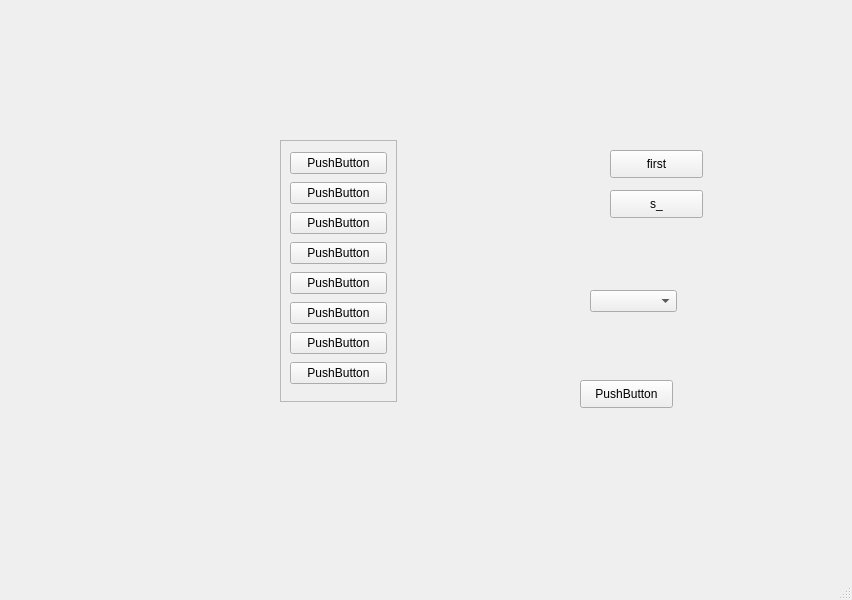
<?xml version="1.0" encoding="UTF-8"?>
<ui version="4.0">
 <class>MainWindow</class>
 <widget class="QMainWindow" name="MainWindow">
  <property name="geometry">
   <rect>
    <x>0</x>
    <y>0</y>
    <width>852</width>
    <height>600</height>
   </rect>
  </property>
  <property name="windowTitle">
   <string>MainWindow</string>
  </property>
  <widget class="QWidget" name="centralwidget">
   <widget class="QStackedWidget" name="stackedWidget">
    <property name="geometry">
     <rect>
      <x>210</x>
      <y>100</y>
      <width>301</width>
      <height>311</height>
     </rect>
    </property>
    <property name="currentIndex">
     <number>0</number>
    </property>
    <widget class="QWidget" name="page_4">
     <widget class="QScrollArea" name="scrollArea">
      <property name="geometry">
       <rect>
        <x>70</x>
        <y>40</y>
        <width>117</width>
        <height>262</height>
       </rect>
      </property>
      <property name="widgetResizable">
       <bool>true</bool>
      </property>
      <widget class="QWidget" name="scrollAreaWidgetContents">
       <property name="geometry">
        <rect>
         <x>0</x>
         <y>0</y>
         <width>115</width>
         <height>295</height>
        </rect>
       </property>
       <layout class="QVBoxLayout" name="verticalLayout">
        <item>
         <widget class="QPushButton" name="pushButton_8">
          <property name="text">
           <string>PushButton</string>
          </property>
         </widget>
        </item>
        <item>
         <widget class="QPushButton" name="pushButton">
          <property name="text">
           <string>PushButton</string>
          </property>
         </widget>
        </item>
        <item>
         <widget class="QPushButton" name="pushButton_2">
          <property name="text">
           <string>PushButton</string>
          </property>
         </widget>
        </item>
        <item>
         <widget class="QPushButton" name="pushButton_3">
          <property name="text">
           <string>PushButton</string>
          </property>
         </widget>
        </item>
        <item>
         <widget class="QPushButton" name="pushButton_5">
          <property name="text">
           <string>PushButton</string>
          </property>
         </widget>
        </item>
        <item>
         <widget class="QPushButton" name="pushButton_6">
          <property name="text">
           <string>PushButton</string>
          </property>
         </widget>
        </item>
        <item>
         <widget class="QPushButton" name="pushButton_4">
          <property name="text">
           <string>PushButton</string>
          </property>
         </widget>
        </item>
        <item>
         <widget class="QPushButton" name="pushButton_7">
          <property name="text">
           <string>PushButton</string>
          </property>
         </widget>
        </item>
       </layout>
      </widget>
     </widget>
    </widget>
    <widget class="QWidget" name="page_6">
     <widget class="QTabWidget" name="tabWidget">
      <property name="geometry">
       <rect>
        <x>60</x>
        <y>50</y>
        <width>231</width>
        <height>131</height>
       </rect>
      </property>
      <property name="currentIndex">
       <number>2</number>
      </property>
      <widget class="QWidget" name="tab">
       <attribute name="title">
        <string>百度</string>
       </attribute>
      </widget>
      <widget class="QWidget" name="tab_2">
       <attribute name="title">
        <string>谷歌</string>
       </attribute>
      </widget>
      <widget class="QWidget" name="tab_3">
       <attribute name="title">
        <string>Biibibili</string>
       </attribute>
      </widget>
     </widget>
    </widget>
    <widget class="QWidget" name="page_5">
     <widget class="QToolBox" name="toolBox">
      <property name="geometry">
       <rect>
        <x>30</x>
        <y>0</y>
        <width>221</width>
        <height>261</height>
       </rect>
      </property>
      <property name="currentIndex">
       <number>0</number>
      </property>
      <widget class="QWidget" name="page">
       <property name="geometry">
        <rect>
         <x>0</x>
         <y>0</y>
         <width>221</width>
         <height>171</height>
        </rect>
       </property>
       <attribute name="label">
        <string>加人</string>
       </attribute>
      </widget>
      <widget class="QWidget" name="page_2">
       <property name="geometry">
        <rect>
         <x>0</x>
         <y>0</y>
         <width>221</width>
         <height>171</height>
        </rect>
       </property>
       <attribute name="label">
        <string>朋友</string>
       </attribute>
      </widget>
      <widget class="QWidget" name="page_3">
       <attribute name="label">
        <string>黑名单</string>
       </attribute>
      </widget>
     </widget>
    </widget>
   </widget>
   <widget class="QPushButton" name="f_btn">
    <property name="geometry">
     <rect>
      <x>610</x>
      <y>150</y>
      <width>93</width>
      <height>28</height>
     </rect>
    </property>
    <property name="text">
     <string>first</string>
    </property>
   </widget>
   <widget class="QPushButton" name="s_btn">
    <property name="geometry">
     <rect>
      <x>610</x>
      <y>190</y>
      <width>93</width>
      <height>28</height>
     </rect>
    </property>
    <property name="text">
     <string>s_</string>
    </property>
   </widget>
   <widget class="QComboBox" name="comboBox">
    <property name="geometry">
     <rect>
      <x>590</x>
      <y>290</y>
      <width>87</width>
      <height>22</height>
     </rect>
    </property>
   </widget>
   <widget class="QPushButton" name="com_btn">
    <property name="geometry">
     <rect>
      <x>580</x>
      <y>380</y>
      <width>93</width>
      <height>28</height>
     </rect>
    </property>
    <property name="text">
     <string>PushButton</string>
    </property>
   </widget>
  </widget>
  <widget class="QMenuBar" name="menubar">
   <property name="geometry">
    <rect>
     <x>0</x>
     <y>0</y>
     <width>852</width>
     <height>26</height>
    </rect>
   </property>
  </widget>
  <widget class="QStatusBar" name="statusbar"/>
 </widget>
 <resources/>
 <connections/>
</ui>
